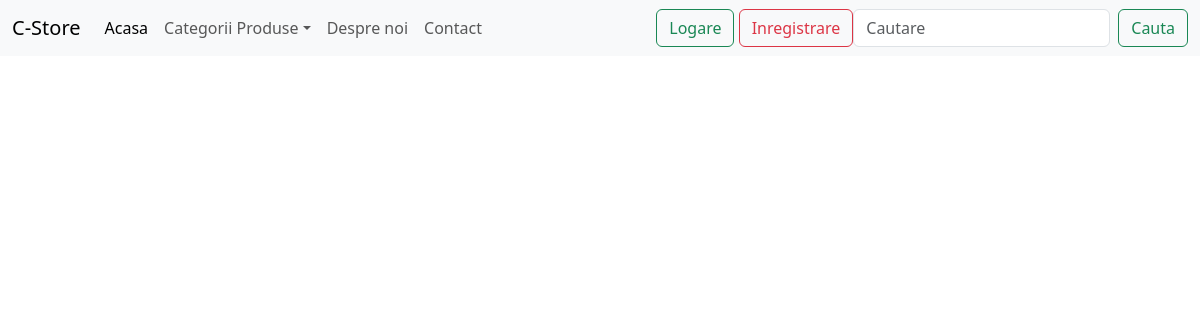
The app's page /get_products/1/, older data.
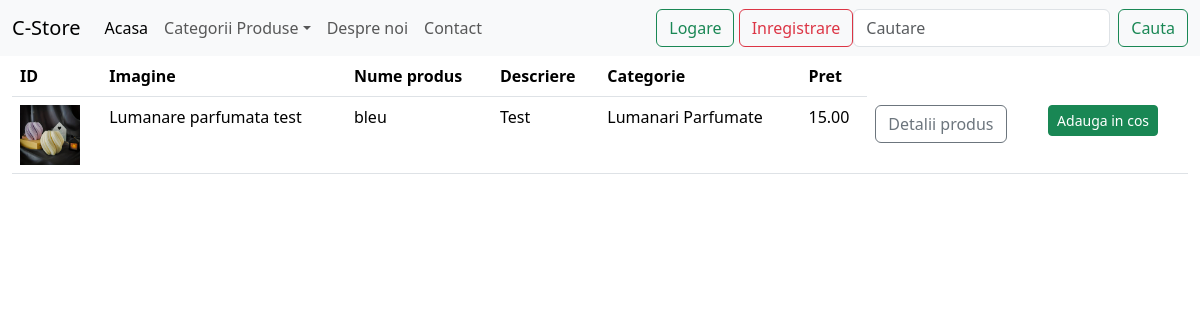
The same page, newer data.
### product/models.py (models this page shows, shortened)
class Product(models.Model):
    COLOR = [
        ('bleu', 'Bleu'),
        ('roz', 'Roz'),
        ('alb', 'Alb'),
        ('lila', 'Lila'),
        ('verde', 'Verde')
    ]
    name = models.CharField(max_length=255)
    color = models.CharField(max_length=10, choices=COLOR)
    description = models.TextField()
    image = models.ImageField(upload_to='static/products/')
    category = models.ForeignKey(Category, on_delete=models.CASCADE)
    price = models.DecimalField(max_digits=10, decimal_places=2)

### category/models.py (models this page shows)
class Category(models.Model):
    name = models.CharField(max_length=255)
    def __str__(self):
        return self.name

### product/views.py (the view)
# urls.py: path('get_products/<int:pk>/', views.get_all_products_per_category, name='get-products'),
def get_all_products_per_category(request, pk):
    products_per_category = Product.objects.filter(category_id=pk)
    return render(request, 'product/list_of_products.html', {'all_products': products_per_category})

### cstore/context_processors.py (called while the page is built)
def get_all_categories(request):
    get_categories = Category.objects.all()
    return {'categories': get_categories}

### templates/product/list_of_products.html (shortened to what this page needs)
{% extends 'base.html' %}
{% load static %}
{% block content %}
    <div class="container-fluid">
        <div class="row">
            <div class="col-md-12">
                {% if all_products %}
                    <table class="table">
                    <thead>
                    <tr>
                        <th>ID</th>
                        <th>Imagine</th>
                        <th>Nume produs</th>
                        <th>Descriere</th>
                        <th>Categorie</th>
                        <th>Pret</th>
                    </tr>
                    </thead>
                    <tbody>
                    {% for product in all_products %}
                        <tr>
                            <td>
                                {% if product.image %}
                                    <img src="{{ product.image.url }}" alt="imagine produs" width="60" height="60">
                                {% else %}
                                    <img src="{% static 'images/logo.jpeg' %}" alt="imagine profil" width="60" height="60">
                                {% endif %}
                            </td>
                            <td>{{ product.name }}</td>
                            <td>{{ product.color }}</td>
                            <td>{{ product.description }}</td>
                            <td>{{ product.category }}</td>
                            <td>{{ product.price }}</td>
                            <td>
                                <a class="btn btn-outline-secondary" href="{% url 'details-product' product.id%}">Detalii produs</a>
                            </td>
                            <td>
                                <div class="btn-group">
                                    <form action="{% url 'add-to-cart' %}" method="post">
                                        <button type="submit" class="btn btn-sm btn-success"> Adauga in cos</button>
                                    </form>
                                </div>
                            </td>
                        </tr>
                    {% endfor %}
                    </tbody>
                    </table>
                {% endif %}
            </div>
        </div>
    </div>
{% endblock %}

### templates/base.html (shortened to what this page needs)
{% load static %}
<!DOCTYPE html>
<html lang="en">
<head>
    <link rel="stylesheet" href="{% static 'css/my_style.css' %}">
    <link href="https://cdn.jsdelivr.net/npm/bootstrap@5.3.3/dist/css/bootstrap.min.css" rel="stylesheet">
</head>
<body>
{% include 'navbar.html' %}
{% block content %} {% endblock %}
</body>
</html>

### templates/navbar.html (shortened to what this page needs)
<nav class="navbar navbar-expand-lg bg-body-tertiary">
  <div class="container-fluid">
    <a class="navbar-brand" href="{% url 'home_page' %}">C-Store</a>
    <div class="collapse navbar-collapse" id="navbarTogglerDemo02">
      <ul class="navbar-nav me-auto mb-2 mb-lg-0">
        <li class="nav-item">
          <a class="nav-link active" aria-current="page" href="{% url 'home_page' %}">Acasa</a>
        </li>
        <li class="nav-item dropdown">
          <a class="nav-link dropdown-toggle" href="#" role="button" data-bs-toggle="dropdown" aria-expanded="false">Categorii Produse</a>
        </li>
        <li class="nav-item">
          <a class="nav-link" href="#">Despre noi</a>
        </li>
          <li class="nav-item">
          <a class="nav-link" href="#">Contact</a>
        </li>
      </ul>
        {% if user.is_authenticated %}
            <div class="btn btn-success"
            <div class="nav-item dropdown">
                <a class="nav-link dropdown-toggle" href="#" role="button" data-bs-toggle="dropdown"
                   aria-expanded="false">Contul meu</a>
                <ul class="dropdown-menu">
                    <li><a class="dropdown-item" href="{% url 'password-change' %}">Schimbare parola</a></li>
                    <form method="post" action="{% url 'logout' %}">
                        {% csrf_token %}
                        <button type="submit" class="btn btn-light text-nowrap">Logout, {{ user.username }}</button>
                    </form>
                </ul>
            </div>
            {% else %}
            <div>
                <a href="{% url 'login' %}" class="btn btn-outline-success">Logare</a>
                <a href="{% url 'create-user' %}" class="btn btn-outline-danger">Inregistrare</a>
            </div>
        {% endif %}
      <form class="d-flex" role="search">
        <input class="form-control me-2" type="search" placeholder="Cautare" aria-label="Search">
        <button class="btn btn-outline-success" type="submit">Cauta</button>
      </form>
    </div>
  </div>
</nav>

Row changes from the older to the newer data that the page shows:
added Product: image (picture), name "Lumanare parfumata test", color "bleu", description "Test", category "Lumanari Parfumate", price "15.00"
Text that changed along with them:
text now shown: "ID Imagine Nume produs Descriere Categorie Pret"
